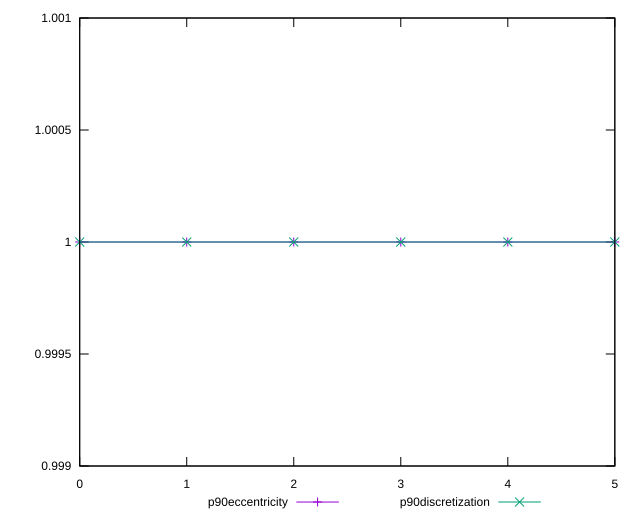

gnuplot code for this plot:
reset

$p90Eccentricity <<EOF
0 1.0000000000000002
1 1.0000000000000002
2 1.0000000000000004
3 0.9999999999999999
4 1
5 1.0000000000000009
EOF

$p90Discretization <<EOF
0 1
1 1
2 1
3 1
4 1
5 1
EOF

set key outside below
set xrange [0:5]
set yrange [0.9989999999999999:1.0010000000000008]
set trange [0.9989999999999999:1.0010000000000008]
set terminal svg size 640, 520 enhanced background rgb 'white'
set output "reprap/first-cpu-idle/progression/eccentricity.svg"

plot $p90Eccentricity title "p90eccentricity" with linespoints, \
     $p90Discretization title "p90discretization" with linespoints

reset
